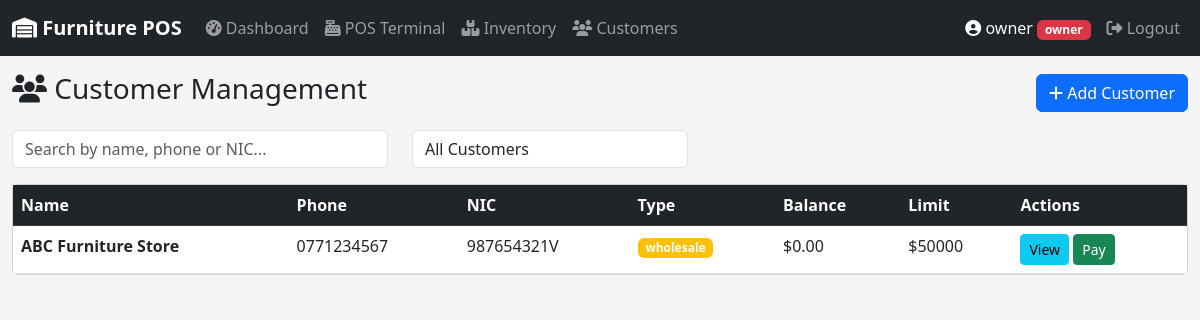
/customer/list (signed in), run on an earlier commit of the app's database.
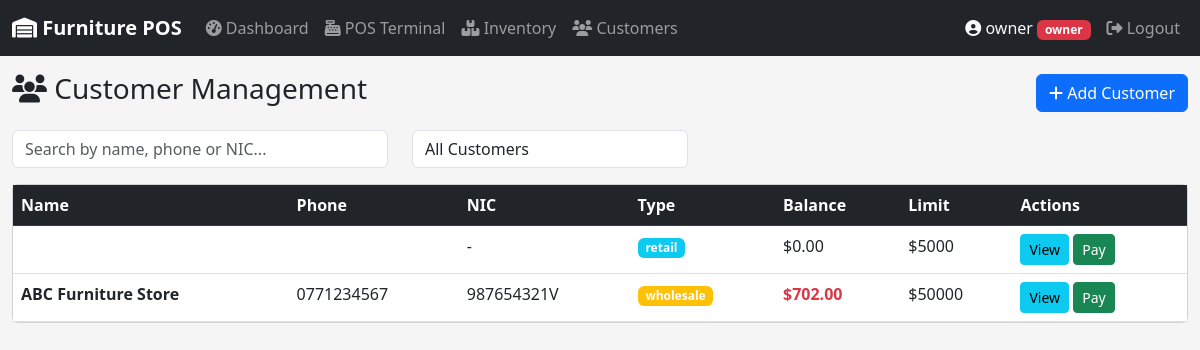
And on a later commit of the database.
### app/models/user.py (models this page shows, shortened)
class User(UserMixin, db.Model):
    __tablename__ = 'users'
    id = db.Column(db.Integer, primary_key=True)
    username = db.Column(db.String(50), unique=True, nullable=False)
    email = db.Column(db.String(120), unique=True, nullable=False)
    password_hash = db.Column(db.String(255), nullable=False)
    role = db.Column(db.String(20), default='staff')  # owner, manager, staff
    is_active = db.Column(db.Boolean, default=True)
    created_at = db.Column(db.DateTime, default=datetime.utcnow)
    last_login = db.Column(db.DateTime)
    orders = db.relationship('Order', backref='cashier_rel', lazy=True, foreign_keys='Order.user_id')

### app/models/customer.py (models this page shows, shortened)
class Customer(db.Model):
    __tablename__ = 'customers'
    id = db.Column(db.Integer, primary_key=True)
    name = db.Column(db.String(100), nullable=False)
    phone = db.Column(db.String(20), unique=True, nullable=False)
    email = db.Column(db.String(120))
    address = db.Column(db.Text)
    nic = db.Column(db.String(20))  # National ID Card
    customer_type = db.Column(db.String(20), default='retail')
    balance = db.Column(db.Float, default=0.0)
    credit_limit = db.Column(db.Float, default=5000.0)
    total_purchases = db.Column(db.Float, default=0.0)
    total_paid = db.Column(db.Float, default=0.0)
    is_active = db.Column(db.Boolean, default=True)
    notes = db.Column(db.Text)
    created_at = db.Column(db.DateTime, default=datetime.utcnow)
    updated_at = db.Column(db.DateTime, default=datetime.utcnow, onupdate=datetime.utcnow)
    orders = db.relationship('Order', backref='customer_rel', lazy=True)
    payments = db.relationship('Payment', backref='customer_rel', lazy=True)

### app/routes/customer.py (the view)
@customer_bp.route('/list')
@login_required
def list_customers():
    customers = Customer.query.filter_by(is_active=True).order_by(Customer.customer_type, Customer.name).all()
    return render_template('customer/list.html', customers=customers)

### app/models/user.py (called while the page is built)
@login_manager.user_loader
def load_user(user_id):
    return User.query.get(int(user_id))

### app/templates/customer/list.html (shortened to what this page needs)
{% extends "base.html" %}
{% block content %}
<div class="d-flex justify-content-between align-items-center mb-3">
    <h3><i class="fas fa-users"></i> Customer Management</h3>
    <button class="btn btn-primary" data-bs-toggle="modal" data-bs-target="#addCustomerModal">
        <i class="fas fa-plus"></i> Add Customer
    </button>
</div>
<div class="row mb-3">
    <div class="col-md-4">
        <input type="text" id="custSearch" class="form-control" placeholder="Search by name, phone or NIC..." onkeyup="filterTable()">
    </div>
    <div class="col-md-3">
        <select id="typeFilter" class="form-control" onchange="filterTable()">
            <option value="all">All Customers</option>
        </select>
    </div>
</div>
<div class="card">
    <div class="card-body p-0">
        <div class="table-responsive">
            <table class="table table-hover mb-0" id="custTable">
                <thead class="table-dark">
                    <tr>
                        <th>Name</th>
                        <th>Phone</th>
                        <th>NIC</th>
                        <th>Type</th>
                        <th>Balance</th>
                        <th>Limit</th>
                        <th>Actions</th>
                    </tr>
                </thead>
                <tbody>
                    {% for customer in customers %}
                    <tr>
                        <td><strong>{{ customer.name }}</strong></td>
                        <td>{{ customer.phone }}</td>
                        <td>{{ customer.nic or '-' }}</td>
                        <td><span class="badge bg-{{ 'warning' if customer.customer_type == 'wholesale' else 'info' }}">{{ customer.customer_type }}</span></td>
                        <td class="{{ 'text-danger fw-bold' if customer.balance > 0 }}">${{ "%.2f"|format(customer.balance) }}</td>
                        <td>${{ "%.0f"|format(customer.credit_limit) }}</td>
                        <td>
                            <button class="btn btn-sm btn-info" onclick="viewCustomer({{ customer.id }})">View</button>
                            <button class="btn btn-sm btn-success" onclick="showPayment({{ customer.id }}, '{{ customer.name }}', {{ customer.balance }})">Pay</button>
                        </td>
                    </tr>
                    {% endfor %}
                </tbody>
            </table>
        </div>
    </div>
</div>
{% endblock %}

### app/templates/base.html (shortened to what this page needs)
<!DOCTYPE html>
<html lang="en">
<head>
    <link href="https://cdn.jsdelivr.net/npm/bootstrap@5.3.0/dist/css/bootstrap.min.css" rel="stylesheet">
    <link href="https://cdnjs.cloudflare.com/ajax/libs/font-awesome/6.4.0/css/all.min.css" rel="stylesheet">
</head>
<body>
    <nav class="navbar navbar-expand-lg navbar-dark bg-dark">
        <div class="container-fluid">
            <a class="navbar-brand" href="{{ url_for('pos.dashboard') }}">
                <i class="fas fa-warehouse"></i> Furniture POS
            </a>
            <div class="collapse navbar-collapse" id="navbarNav">
                {% if current_user.is_authenticated %}
                <ul class="navbar-nav me-auto">
                    <li class="nav-item">
                        <a class="nav-link" href="{{ url_for('pos.dashboard') }}">
                            <i class="fas fa-tachometer-alt"></i> Dashboard
                        </a>
                    </li>
                    <li class="nav-item">
                        <a class="nav-link" href="{{ url_for('pos.terminal') }}">
                            <i class="fas fa-cash-register"></i> POS Terminal
                        </a>
                    </li>
                    <li class="nav-item">
                        <a class="nav-link" href="{{ url_for('inventory.manage') }}">
                            <i class="fas fa-boxes"></i> Inventory
                        </a>
                    </li>
                    <li class="nav-item">
                        <a class="nav-link" href="{{ url_for('customer.list_customers') }}">
                            <i class="fas fa-users"></i> Customers
                        </a>
                    </li>
                </ul>
                <ul class="navbar-nav ms-auto">
                    <li class="nav-item">
                        <span class="nav-link text-light">
                            <i class="fas fa-user-circle"></i>
                            {{ current_user.username }}
                            <span class="badge bg-{{ 'danger' if current_user.role == 'owner' else 'info' }}">
                                {{ current_user.role }}
                            </span>
                        </span>
                    </li>
                    <li class="nav-item">
                        <a class="nav-link" href="{{ url_for('auth.logout') }}">
                            <i class="fas fa-sign-out-alt"></i> Logout
                        </a>
                    </li>
                </ul>
                {% endif %}
            </div>
        </div>
    </nav>
    <div class="container-fluid mt-3">
        {% block content %}{% endblock %}
    </div>
</body>
</html>

### app/templates/base.html (style rules this page uses)
body { background: #f5f5f5; }
.navbar-brand { font-weight: bold; }

What changed in the data, as far as the page shows it:
added Customer: nic "-", customer_type "retail", balance "0.00", credit_limit "5000"
changed Customer "ABC Furniture Store": balance "0.00" → "702.00"
